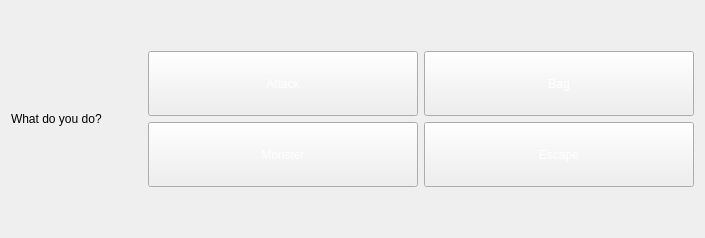
         <widget class="QWidget" name="stackedWidgetFightBottomBarPageMain">
          <layout class="QHBoxLayout" name="horizontalLayout_5">
           <item>
            <widget class="QLabel" name="label_15">
             <property name="maximumSize">
              <size>
               <width>200</width>
               <height>16777215</height>
              </size>
             </property>
             <property name="styleSheet">
              <string notr="true">color: rgb(0, 0, 0);</string>
             </property>
             <property name="text">
              <string>What do you do?</string>
             </property>
            </widget>
           </item>
           <item>
            <spacer name="horizontalSpacer_48">
             <property name="orientation">
              <enum>Qt::Orientation::Horizontal</enum>
             </property>
             <property name="sizeType">
              <enum>QSizePolicy::Policy::Preferred</enum>
             </property>
             <property name="sizeHint" stdset="0">
              <size>
               <width>40</width>
               <height>20</height>
              </size>
             </property>
            </spacer>
           </item>
           <item>
            <layout class="QVBoxLayout" name="verticalLayout_16">
             <item>
              <spacer name="verticalSpacer_34">
               <property name="orientation">
                <enum>Qt::Orientation::Vertical</enum>
               </property>
               <property name="sizeHint" stdset="0">
                <size>
                 <width>20</width>
                 <height>40</height>
                </size>
               </property>
              </spacer>
             </item>
             <item>
              <widget class="QPushButton" name="pushButtonFightAttack">
               <property name="minimumSize">
                <size>
                 <width>270</width>
                 <height>65</height>
                </size>
               </property>
               <property name="maximumSize">
                <size>
                 <width>270</width>
                 <height>65</height>
                </size>
               </property>
               <property name="styleSheet">
                <string notr="true">QPushButton::hover {
background-position:left center;
}
QPushButton::pressed {
background-position:left bottom;
}
QPushButton { 
background-image: url(:/images/interface/big-button-attack.png);
border-image: url(:/images/empty.png);
color: rgb(255, 255, 255);
}</string>
               </property>
               <property name="text">
                <string>Attack</string>
               </property>
              </widget>
             </item>
             <item>
              <widget class="QPushButton" name="pushButtonFightMonster">
               <property name="minimumSize">
                <size>
                 <width>270</width>
                 <height>65</height>
                </size>
               </property>
               <property name="maximumSize">
                <size>
                 <width>270</width>
                 <height>65</height>
                </size>
               </property>
               <property name="styleSheet">
                <string notr="true">QPushButton::hover {
background-position:left center;
}
QPushButton::pressed {
background-position:left bottom;
}
QPushButton { 
background-image: url(:/images/interface/big-button-attack.png);
border-image: url(:/images/empty.png);
color: rgb(255, 255, 255);
}</string>
               </property>
               <property name="text">
                <string>Monster</string>
               </property>
              </widget>
             </item>
             <item>
              <spacer name="verticalSpacer_33">
               <property name="orientation">
                <enum>Qt::Orientation::Vertical</enum>
               </property>
               <property name="sizeHint" stdset="0">
                <size>
                 <width>20</width>
                 <height>40</height>
                </size>
               </property>
              </spacer>
             </item>
            </layout>
           </item>
           <item>
            <layout class="QVBoxLayout" name="verticalLayout_35">
             <item>
              <spacer name="verticalSpacer_15">
               <property name="orientation">
                <enum>Qt::Orientation::Vertical</enum>
               </property>
               <property name="sizeHint" stdset="0">
                <size>
                 <width>20</width>
                 <height>40</height>
                </size>
               </property>
              </spacer>
             </item>
             <item>
              <widget class="QPushButton" name="pushButtonFightBag">
               <property name="minimumSize">
                <size>
                 <width>270</width>
                 <height>65</height>
                </size>
               </property>
               <property name="maximumSize">
                <size>
                 <width>270</width>
                 <height>65</height>
                </size>
               </property>
               <property name="styleSheet">
                <string notr="true">QPushButton::hover {
background-position:left center;
}
QPushButton::pressed {
background-position:left bottom;
}
QPushButton { 
background-image: url(:/images/interface/big-button-attack.png);
border-image: url(:/images/empty.png);
color: rgb(255, 255, 255);
}</string>
               </property>
               <property name="text">
                <string>Bag</string>
               </property>
              </widget>
             </item>
             <item>
              <widget class="QPushButton" name="toolButtonFightQuit">
               <property name="minimumSize">
                <size>
                 <width>270</width>
                 <height>65</height>
                </size>
               </property>
               <property name="maximumSize">
                <size>
                 <width>270</width>
                 <height>65</height>
                </size>
               </property>
               <property name="styleSheet">
                <string notr="true">QPushButton::hover {
background-position:left center;
}
QPushButton::pressed {
background-position:left bottom;
}
QPushButton { 
background-image: url(:/images/interface/big-button-attack.png);
border-image: url(:/images/empty.png);
color: rgb(255, 255, 255);
}</string>
               </property>
               <property name="text">
                <string>Escape</string>
               </property>
              </widget>
             </item>
             <item>
              <spacer name="verticalSpacer_14">
               <property name="orientation">
                <enum>Qt::Orientation::Vertical</enum>
               </property>
               <property name="sizeHint" stdset="0">
                <size>
                 <width>20</width>
                 <height>40</height>
                </size>
               </property>
              </spacer>
             </item>
            </layout>
           </item>
          </layout>
         </widget>
